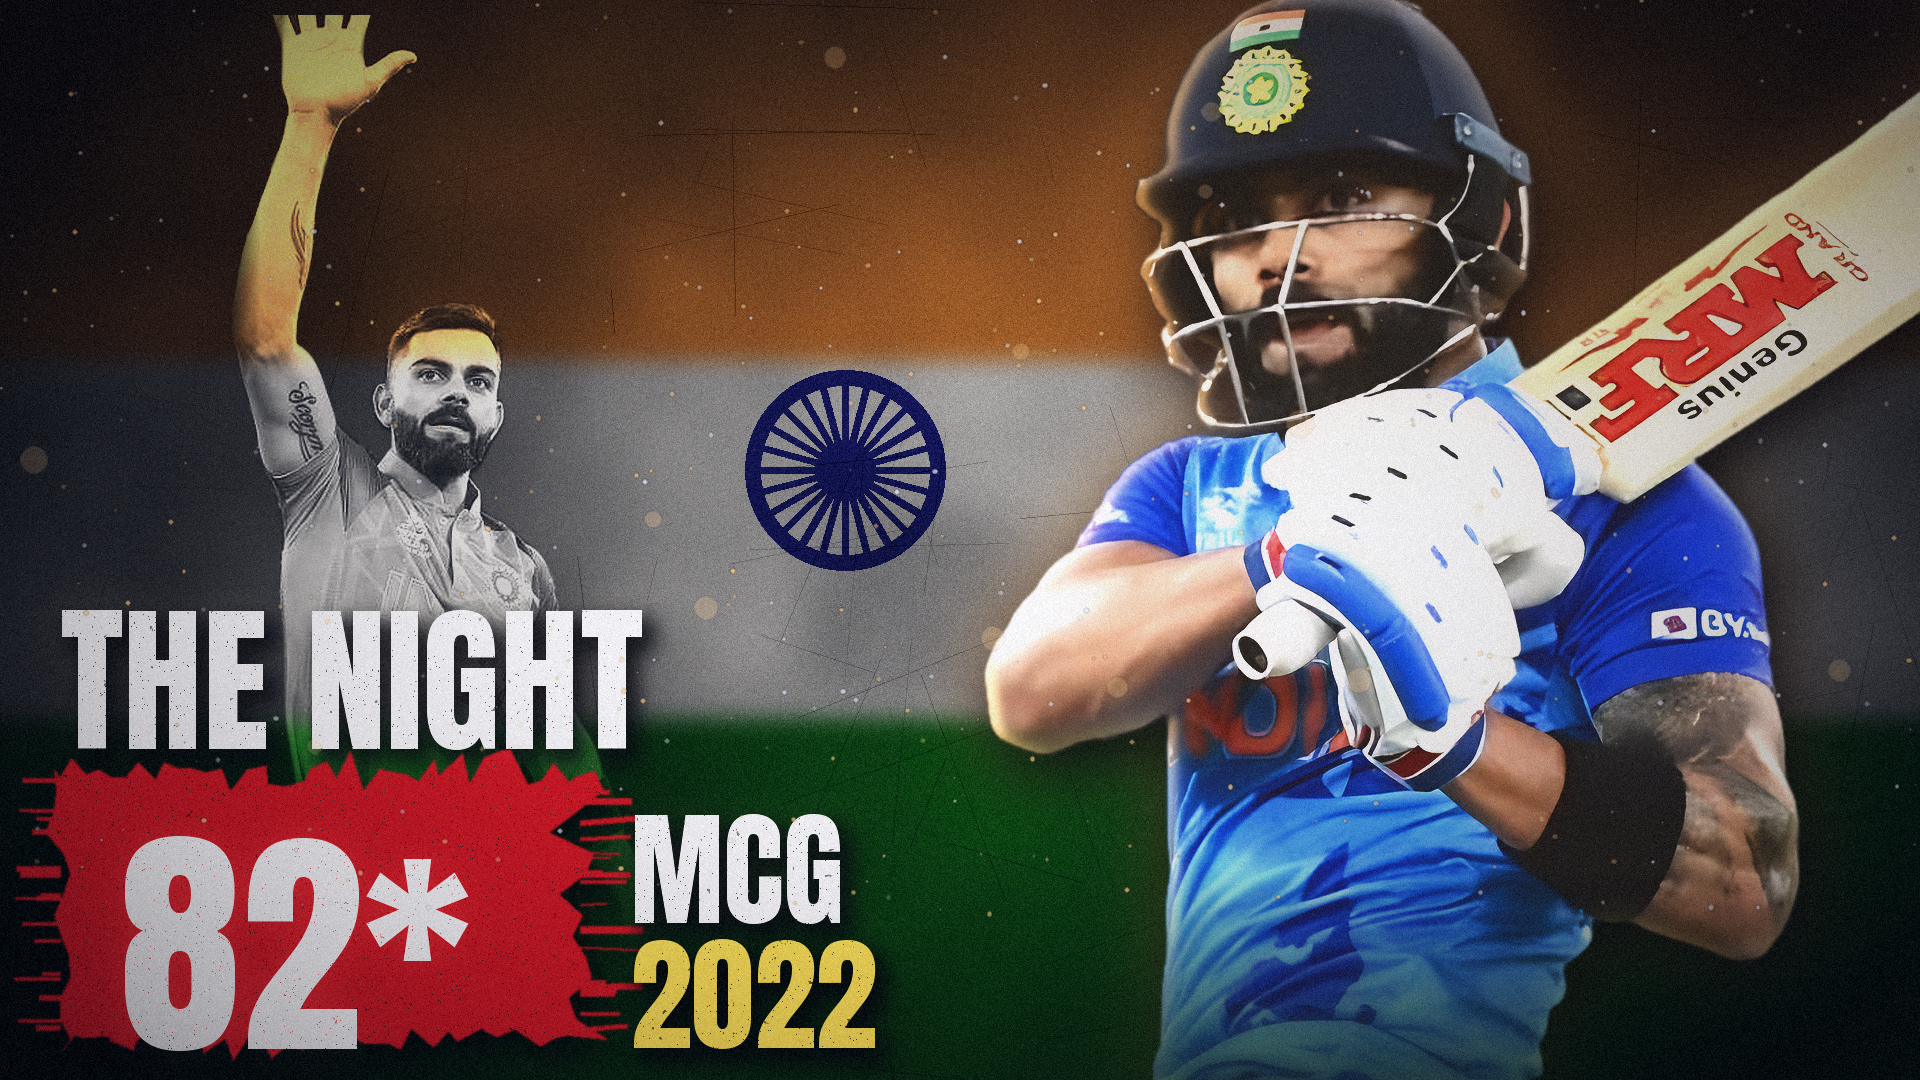

The Python source for this figure:
#!/usr/bin/env python3
"""1920x1080 thumbnail, v2: "Virat Kohli's 82*: The Night That Became Cricket History | MCG 2022".

Gritty tricolour style (shared with the Ordinary Boy to GOAT v2 thumbnail): textured saffron / white
(Ashoka Chakra) / green background; Virat waving to the MCG after the win, printed into the flag as a
double exposure on the left; the six off Haris Rauf huge on the right, bat running off the side, lit by
the flag (saffron key from above, green bounce from below); THE NIGHT / 82* on a red brush block / MCG 2022.
One finishing pass (dust, highlight bloom, grade, grain) over everything so it reads as a single image.

    python3 thumb_82_v2.py  ->  thumb_82_v2.png / .jpg / _small.png
"""
import os
import sys

import numpy as np
from PIL import Image, ImageDraw, ImageFilter

HERE = os.path.dirname(os.path.abspath(__file__))
sys.path.insert(0, os.path.join(HERE, "..", "virat_story"))
sys.path.insert(0, os.path.join(HERE, "..", "doc_video", "thumb"))
import thumb_goat_v2 as g  # noqa: E402  (flag background, duotone, grunge text, brush box)
import thumb_wc2003 as tw  # noqa: E402
from thumb_wc2003 import H, W, arr, fade_bottom, finish, img, load_cut, place, regrade  # noqa: E402

tw.HERE = HERE
SAFFRON = np.array([255, 160, 60], np.float32)
GREEN = np.array([40, 170, 70], np.float32)
rng = np.random.default_rng(82)


def double_exposure(base, cut, x, y, strength=0.85):
    """Print a figure into the flag: its light and shade in the cloth's own colour, so it isn't pasted on."""
    a = arr(cut)
    lum = a[..., :3].mean(-1, keepdims=True) / 255
    alpha = a[..., 3:4] / 255 * strength
    region = arr(base)[y:y + cut.height, x:x + cut.width, :3]
    h, w = region.shape[:2]
    lum, alpha = lum[:h, :w], alpha[:h, :w]
    # luminosity blend: the figure's light and shade, the flag's own colour underneath it
    reg_l = region.mean(-1, keepdims=True) + 1
    hue = 1 + (region / reg_l - 1) * 0.65  # keep the cloth's tint, softened
    mixed = np.clip(hue * (25 + 230 * lum ** 1.05), 0, 255)
    out = region * (1 - alpha) + mixed * alpha
    b = arr(base)
    b[y:y + h, x:x + w, :3] = out
    return img(b, "RGBA")


def flag_light(cut):
    """Light a cut-out like it stands in front of the flag: saffron from above, green bounce from below."""
    a = arr(cut)
    h = a.shape[0]
    ys = np.linspace(0, 1, h)[:, None, None]
    top = np.clip(1 - ys / 0.45, 0, 1) ** 1.5
    bot = np.clip((ys - 0.55) / 0.45, 0, 1) ** 1.5
    rgb = a[..., :3]
    lum = rgb.mean(-1, keepdims=True) / 255
    rgb = rgb + (SAFFRON - rgb) * top * 0.16 * (0.4 + 0.6 * lum)
    rgb = rgb * (1 - bot * 0.22) + GREEN * bot * 0.1 * lum
    a[..., :3] = rgb
    return img(a, "RGBA")


def edge_glow(base, cut, x, y, color, spread=36, k=0.5):
    """Soft halo of flag light behind a figure (separates it from the background without an outline)."""
    p = 80
    al = Image.new("L", (cut.width + 2 * p, cut.height + 2 * p), 0)
    al.paste(cut.getchannel("A"), (p, p))
    al = al.filter(ImageFilter.GaussianBlur(spread))
    layer = Image.new("RGBA", al.size, tuple(int(c) for c in color) + (0,))
    layer.putalpha(al.point(lambda v: int(v * k)))
    base.alpha_composite(layer, (x - p, y - p))


def dust(base, n=420):
    """Fine floating dust / embers across the whole frame, a little denser in the light."""
    layer = Image.new("RGBA", (W, H), (0, 0, 0, 0))
    d = ImageDraw.Draw(layer)
    for _ in range(n):
        x, y = rng.uniform(0, W), rng.uniform(0, H * 0.85)
        r = rng.uniform(0.8, 2.6)
        warm = rng.random() < 0.6
        col = (255, 205, 140) if warm else (235, 240, 255)
        d.ellipse((x - r, y - r, x + r, y + r), fill=col + (int(rng.uniform(70, 200)),))
    for _ in range(14):  # a few bigger out-of-focus specks
        x, y, r = rng.uniform(0, W), rng.uniform(0, H * 0.7), rng.uniform(6, 14)
        d.ellipse((x - r, y - r, x + r, y + r), fill=(255, 210, 150, 60))
    base.alpha_composite(layer.filter(ImageFilter.GaussianBlur(0.7)))


def bloom(base, threshold=225, k=0.22):
    a = arr(base)
    lum = a[..., :3].mean(-1)
    hi = img(np.clip((lum - threshold) * 4, 0, 255), "L").filter(ImageFilter.GaussianBlur(18))
    a[..., :3] += (arr(hi) / 255)[..., None] * np.array([255, 225, 180], np.float32) * k
    return img(np.clip(a, 0, 255), "RGBA")


def unify(base):
    """One grade over all layers: gentle vignette, warm highlights, slightly cool shadows."""
    a = arr(base)
    rgb = a[..., :3]
    lum = rgb.mean(-1, keepdims=True) / 255
    rgb = rgb + (np.array([255, 200, 140], np.float32) - rgb) * (lum ** 2) * 0.08
    rgb = rgb + (np.array([10, 18, 30], np.float32) - rgb) * ((1 - lum) ** 3) * 0.12
    yy, xx = np.mgrid[0:H, 0:W].astype(np.float32)
    v = 1 - 0.45 * np.clip(((xx - W / 2) / (W * 0.62)) ** 2 + ((yy - H / 2) / (H * 0.72)) ** 2, 0, 1)
    a[..., :3] = rgb * v[..., None]
    return img(np.clip(a, 0, 255), "RGBA")


def main():
    g.CHAKRA = (845, 470, 100)  # in the gap between the two Viratas
    base = g.flag_background()

    # LEFT - after the win: Virat waving to the MCG, printed into the flag
    wv = load_cut("cut_wave.png", 1010)
    wv = regrade(wv, color=0.0, contrast=1.25, bright=1.05, sharpen=(1.0, 60, 1))
    wv = g.edge_fade(fade_bottom(wv, 520, 940), left=30, right=30)
    base = double_exposure(base, wv, 470 - wv.width // 2, 15)

    # RIGHT - the six off Rauf, huge; bat runs off the right side
    sx = Image.open(os.path.join(HERE, "cut_six.png")).convert("RGBA").crop((700, 0, 2824, 2150))
    s = 1300 / sx.height
    sx = sx.resize((int(sx.width * s), 1300), Image.LANCZOS)
    sx = regrade(sx, color=1.1, contrast=1.14, bright=1.04, sharpen=(1.0, 60, 1))
    sx = flag_light(sx)
    sx = fade_bottom(sx, 900, 1260)
    sxx, sxy = 925, -30
    edge_glow(base, sx, sxx, sxy, (255, 170, 80), spread=40, k=0.45)
    place(base, sx, sxx, sxy, wrap=0.5, rim_color=(255, 190, 110), rim_side=-1, rim_k=0.5, shadow=0.85)

    # text block, bottom left
    g.grunge_text(base, "THE NIGHT", 60, 560, 160)
    g.brush_box(base, (60, 770, 580, 1040))
    g.grunge_text(base, "82*", 120, 760, 245, shadow=False)
    g.grunge_text(base, "MCG", 630, 775, 125)
    g.grunge_text(base, "2022", 630, 900, 125, fill=(255, 222, 89))

    # finishing pass over everything
    dust(base)
    base = bloom(base)
    base = unify(base)
    finish(base, "thumb_82_v2")


if __name__ == "__main__":
    main()
